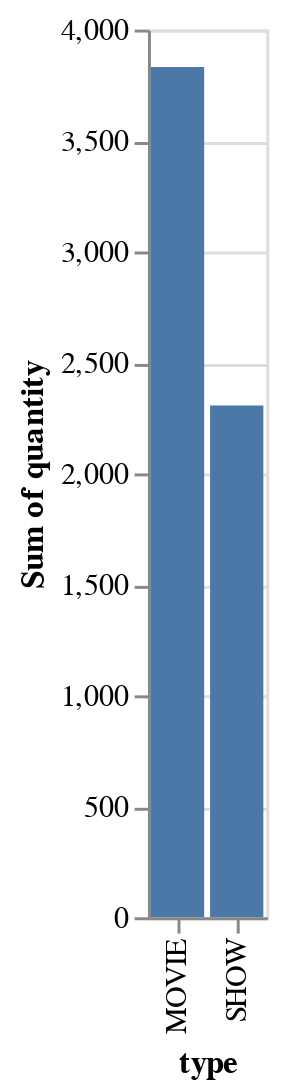

Source (notebook cell):
### Code cell
DeepnoteChart(df_6, """{"layer":[{"layer":[{"mark":{"clip":true,"type":"bar","color":"#4c78a8","tooltip":true},"encoding":{"x":{"sort":null,"type":"nominal","field":"type","scale":{"type":"linear"}},"y":{"sort":null,"type":"quantitative","field":"quantity","scale":{"type":"linear"},"format":{"type":"default","decimals":null},"aggregate":"sum","formatType":"numberFormatFromNumberType"}}}]}],"title":"","config":{"legend":{}},"$schema":"https://vega.github.io/schema/vega-lite/v5.json","encoding":{}}""")

### Figure 1 — Vega-Lite specification as saved in the notebook (floating-point values rounded to 4 significant figures)
{"$schema": "https://vega.github.io/schema/vega-lite/v5.json", "encoding": {}, "layer": [{"layer": [{"mark": {"type": "bar", "tooltip": true, "color": "#4c78a8", "clip": true}, "encoding": {"x": {"field": "type", "type": "nominal", "sort": null, "scale": {"type": "linear"}}, "y": {"field": "quantity", "type": "quantitative", "aggregate": "sum", "sort": null, "scale": {"type": "linear"}, "formatType": "numberFormatFromNumberType", "format": {"type": "default", "decimals": null}}}}]}], "title": "", "config": {"legend": {}}, "data": {"values": [{"type": "MOVIE", "quantity": 3831}, {"type": "SHOW", "quantity": 2306}]}}
